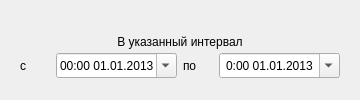
          <widget class="QWidget" name="tab_search_01">
           <attribute name="title">
            <string>В интервал</string>
           </attribute>
           <layout class="QGridLayout" name="gridLayout_17">
            <item row="0" column="0">
             <widget class="QWidget" name="widget_int" native="true">
              <property name="sizePolicy">
               <sizepolicy hsizetype="Expanding" vsizetype="Fixed">
                <horstretch>0</horstretch>
                <verstretch>0</verstretch>
               </sizepolicy>
              </property>
              <property name="minimumSize">
               <size>
                <width>0</width>
                <height>60</height>
               </size>
              </property>
              <property name="maximumSize">
               <size>
                <width>16777215</width>
                <height>60</height>
               </size>
              </property>
              <layout class="QGridLayout" name="gridLayout_16">
               <item row="1" column="0">
                <widget class="QLabel" name="label_timeFrom">
                 <property name="enabled">
                  <bool>true</bool>
                 </property>
                 <property name="sizePolicy">
                  <sizepolicy hsizetype="Fixed" vsizetype="Fixed">
                   <horstretch>0</horstretch>
                   <verstretch>0</verstretch>
                  </sizepolicy>
                 </property>
                 <property name="minimumSize">
                  <size>
                   <width>30</width>
                   <height>25</height>
                  </size>
                 </property>
                 <property name="maximumSize">
                  <size>
                   <width>30</width>
                   <height>25</height>
                  </size>
                 </property>
                 <property name="text">
                  <string>с</string>
                 </property>
                </widget>
               </item>
               <item row="1" column="1">
                <widget class="QDateTimeEdit" name="timeEdit_from">
                 <property name="enabled">
                  <bool>true</bool>
                 </property>
                 <property name="sizePolicy">
                  <sizepolicy hsizetype="Expanding" vsizetype="Fixed">
                   <horstretch>0</horstretch>
                   <verstretch>0</verstretch>
                  </sizepolicy>
                 </property>
                 <property name="minimumSize">
                  <size>
                   <width>0</width>
                   <height>25</height>
                  </size>
                 </property>
                 <property name="maximumSize">
                  <size>
                   <width>16777215</width>
                   <height>25</height>
                  </size>
                 </property>
                 <property name="alignment">
                  <set>Qt::AlignCenter</set>
                 </property>
                 <property name="date">
                  <date>
                   <year>2013</year>
                   <month>1</month>
                   <day>1</day>
                  </date>
                 </property>
                 <property name="displayFormat">
                  <string>HH:mm dd.MM.yyyy</string>
                 </property>
                 <property name="calendarPopup">
                  <bool>true</bool>
                 </property>
                </widget>
               </item>
               <item row="1" column="2">
                <widget class="QLabel" name="label_timeTo">
                 <property name="enabled">
                  <bool>true</bool>
                 </property>
                 <property name="sizePolicy">
                  <sizepolicy hsizetype="Fixed" vsizetype="Fixed">
                   <horstretch>0</horstretch>
                   <verstretch>0</verstretch>
                  </sizepolicy>
                 </property>
                 <property name="minimumSize">
                  <size>
                   <width>30</width>
                   <height>25</height>
                  </size>
                 </property>
                 <property name="maximumSize">
                  <size>
                   <width>30</width>
                   <height>25</height>
                  </size>
                 </property>
                 <property name="text">
                  <string>по</string>
                 </property>
                </widget>
               </item>
               <item row="1" column="3">
                <widget class="QDateTimeEdit" name="timeEdit_to">
                 <property name="enabled">
                  <bool>true</bool>
                 </property>
                 <property name="sizePolicy">
                  <sizepolicy hsizetype="Expanding" vsizetype="Fixed">
                   <horstretch>0</horstretch>
                   <verstretch>0</verstretch>
                  </sizepolicy>
                 </property>
                 <property name="minimumSize">
                  <size>
                   <width>0</width>
                   <height>25</height>
                  </size>
                 </property>
                 <property name="maximumSize">
                  <size>
                   <width>16777215</width>
                   <height>25</height>
                  </size>
                 </property>
                 <property name="alignment">
                  <set>Qt::AlignCenter</set>
                 </property>
                 <property name="date">
                  <date>
                   <year>2013</year>
                   <month>1</month>
                   <day>1</day>
                  </date>
                 </property>
                 <property name="displayFormat">
                  <string>H:mm dd.MM.yyyy</string>
                 </property>
                 <property name="calendarPopup">
                  <bool>true</bool>
                 </property>
                </widget>
               </item>
               <item row="0" column="0" colspan="4">
                <widget class="QLabel" name="label_titleInt">
                 <property name="sizePolicy">
                  <sizepolicy hsizetype="Expanding" vsizetype="Fixed">
                   <horstretch>0</horstretch>
                   <verstretch>0</verstretch>
                  </sizepolicy>
                 </property>
                 <property name="minimumSize">
                  <size>
                   <width>0</width>
                   <height>25</height>
                  </size>
                 </property>
                 <property name="maximumSize">
                  <size>
                   <width>16777215</width>
                   <height>25</height>
                  </size>
                 </property>
                 <property name="text">
                  <string>В указанный интервал</string>
                 </property>
                 <property name="alignment">
                  <set>Qt::AlignCenter</set>
                 </property>
                </widget>
               </item>
              </layout>
             </widget>
            </item>
           </layout>
          </widget>
